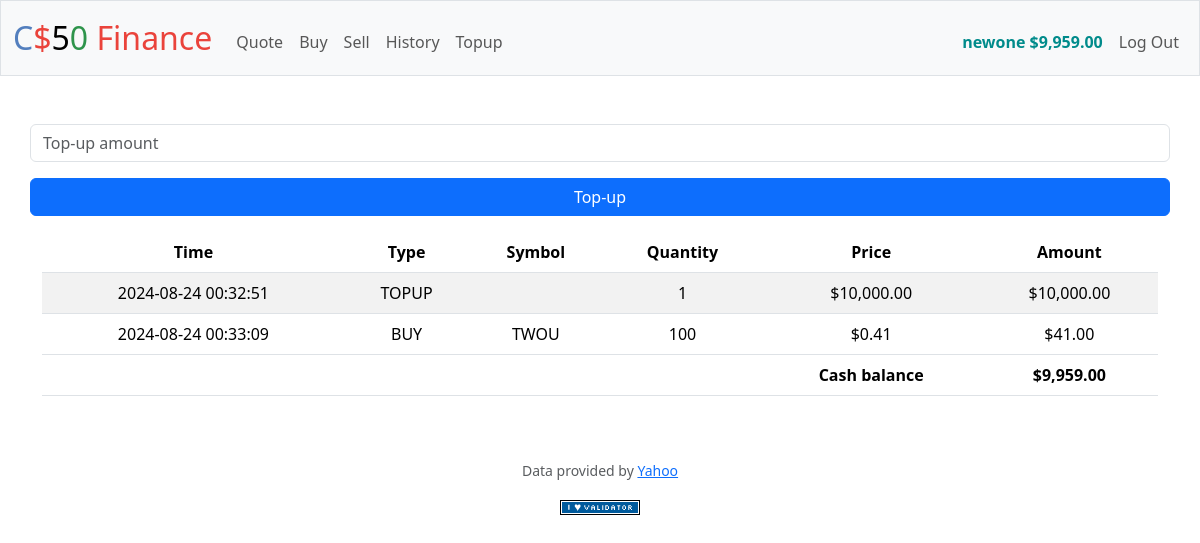
Page /topup (signed in) on the earlier database version.
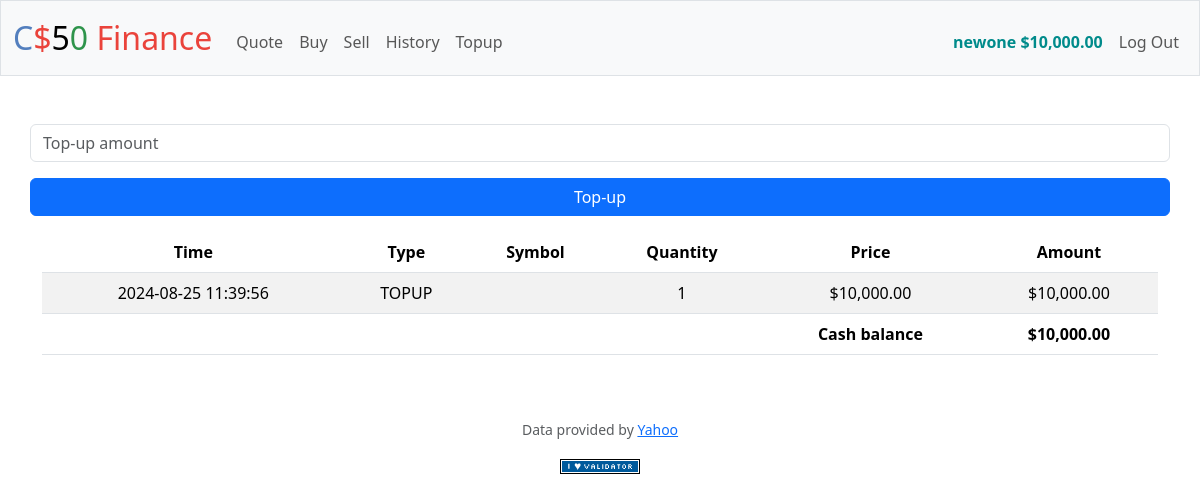
Same page on the later database version.
### tables this page shows
CREATE TABLE user_transaction (
    id INTEGER PRIMARY KEY AUTOINCREMENT NOT NULL,
    user_id INTEGER NOT NULL,
    transation_time TIMESTAMP DEFAULT CURRENT_TIMESTAMP,
    transation_type_id INTEGER NOT NULL,
    symbol TEXT DEFAULT NULL,
    quantity INTEGER NOT NULL DEFAULT 1,
    price REAL NOT NULL,
    amount REAL NOT NULL GENERATED ALWAYS AS (quantity * price),
    FOREIGN KEY(user_id) REFERENCES users(id) FOREIGN KEY(transation_type_id) REFERENCES transaction_type(id)
);

CREATE TABLE transaction_type(
    id INTEGER PRIMARY KEY AUTOINCREMENT NOT NULL,
    name TEXT NOT NULL,
    TYPE TEXT NOT NULL CHECK (TYPE IN ('credit', 'debit'))
);

### app.py (the view, shortened to what this page needs)
@app.route("/topup", methods=["GET", "POST"])
@login_required
def topup():
    try:
        result = db.execute(SQL_USER_HISTORY, session["user_id"])
        return do_render("topup.html",  history=result)
    except Exception as e:
        return do_report(str(e), "warning")

### app.py (called while the page is built)
@app.after_request
def after_request(response):
    response.headers["Cache-Control"] = "no-cache, no-store, must-revalidate"
    response.headers["Expires"] = 0
    response.headers["Pragma"] = "no-cache"
    return response

def do_render(*args, **kwargs):
    if session.get("user_id"):
        user_data = db.execute(SQL_GET_USER_DATA, session["user_id"])[0]
        return render_template(*args, **kwargs, user_data=user_data)
    return render_template(*args, **kwargs)

### helpers.py (called while the page is built)
def login_required(f):
    @wraps(f)
    def decorated_function(*args, **kwargs):
        if session.get("user_id") is None:
            return redirect("/login")
        return f(*args, **kwargs)
    return decorated_function

def usd(value):
    return f"${value:,.2f}"

### templates/topup.html (shortened to what this page needs)
{% extends "layout.html" %}
{% block main %}
    <form action="/topup" method="post">
        <div class="mb-3 row">
            <input autocomplete="off"
                   autofocus
                   class="form-control mx-auto w-100"
                   name="amount"
                   placeholder="Top-up amount"
                   type="text">
        </div>
        <div class="mb-3 row">
            <button class="btn btn-primary" type="submit">Top-up</button>
        </div>
    </form>
    {% if history %}
    <table class="table table-striped">
        <thead >
            <tr>
                <th scope="col">Time</th>
                <th scope="col">Type</th>
                <th scope="col">Symbol</th>
                <th scope="col">Quantity</th>
                <th scope="col">Price</th>
                <th scope="col">Amount</th>
            </tr>
        </thead>
        <tbody>
            {% for item in history %}
                <tr>
                    <td>{{ item["time"] }}</td>
                    <td>{{ item["name"] }}</td>
                    <td>{% if item["symbol"] %}
                        {{ item["symbol"] }}
                    {% endif %}</td>
                    <td>{{ item["quantity"] }}</td>
                    <td>{{ item["price"] | usd }}</td>
                    <td>{{ item["amount"] | usd }}</td>
                </tr>
            {% endfor %}
        </tbody>
        <tfoot>
            <tr>
                <td></td>
                <td></td>
                <td></td>
                <td></td>
                <td>Cash balance</td>
                <td>{{ history | sum(attribute='balance_amount') | usd }}</td>
            </tr>
        </tfoot>
    </table>
{% endif %}
{% endblock %}

### templates/layout.html (shortened to what this page needs)
<!DOCTYPE html>
<html lang="en">
    <head>
        <link href="https://cdn.jsdelivr.net/npm/bootstrap@5.3.3/dist/css/bootstrap.min.css"
              rel="stylesheet"
>
        <link href="/static/styles.css" rel="stylesheet">
    </head>
    <body>
        <nav class="bg-light border navbar navbar-expand-md navbar-light">
            <div class="container-fluid">
                <a class="navbar-brand" href="/"><span class="blue">C</span><span class="red">$</span><span class="yellow">5</span><span class="green">0</span> <span class="red">Finance</span></a>
                <div class="collapse navbar-collapse" id="navbar">
                    {% if session["user_id"] %}
                        <ul class="navbar-nav me-auto mt-2">
                            <li class="nav-item">
                                <a class="nav-link" href="/quote">Quote</a>
                            </li>
                            <li class="nav-item">
                                <a class="nav-link" href="/buy">Buy</a>
                            </li>
                            <li class="nav-item">
                                <a class="nav-link" href="/sell">Sell</a>
                            </li>
                            <li class="nav-item">
                                <a class="nav-link" href="/history">History</a>
                            </li>
                            <li class="nav-item">
                                <a class="nav-link" href="/topup">Topup</a>
                            </li>
                        </ul>
                        <ul class="navbar-nav ms-auto mt-2">
                            {% if user_data %}
                                <li class="nav-item">
                                    <a class="nav-link user" href="/topup">{{ user_data["username"] }} {{ user_data["cash"] | usd }}</a>
                                </li>
                            {% endif %}
                            <li class="nav-item">
                                <a class="nav-link" href="/logout">Log Out</a>
                            </li>
                        </ul>
                    {% endif %}
                </div>
            </div>
        </nav>
        <main class="container py-5 text-center">
            {% block main %}{% endblock %}
        </main>
        <footer class="mb-5">
            <p class="mb-3 small text-center text-muted">
                Data provided by <a href="https://finance.yahoo.com/">Yahoo</a>
            </p>
            <form action="https://validator.w3.org/check"
                  class="text-center"
                  enctype="multipart/form-data"
                  method="post"
                  target="_blank">
                <input alt="Validate" src="/static/I_heart_validator.png" type="image">
            </form>
        </footer>
    </body>
</html>

Differences in the rows shown:
no longer on this page (row edited): user_transaction: time "2024-08-24 00:33:09", name "BUY", symbol "TWOU", quantity "100", price "$0.41", amount "$41.00"
changed user_transaction "TOPUP": time "2024-08-24 00:32:51" → "2024-08-25 11:39:56"
Other differences:
{{ user_data["cash"] | usd }}: "$9,959.00" → "$10,000.00"
{{ history | sum(attribute='balance_amount') | usd }}: "$9,959.00" → "$10,000.00"
